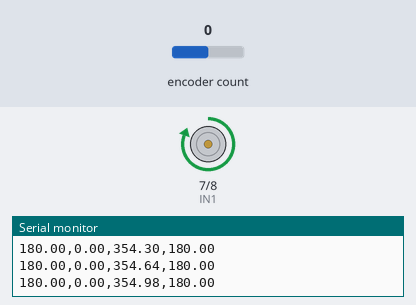
A sketch run on a simulated Arduino Uno, built with avr-gcc and run on an emulated ATmega328P. On the bench: motor-driver pin pairs drawn as motors (green arrow = first pin HIGH = forward, orange = second pin HIGH = backward, longer = more drive, scaled by the enable pin), the last lines printed to the serial monitor. Inputs (shaded band) come from the test bench; at power-on: encoder count 0.

Above: at 1.2 s.
1.3 s: encoder count set to 4
At 2.5 s:
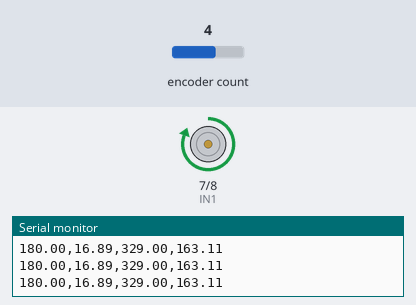
2.8 s: encoder count set to 5
At 3.1 s:
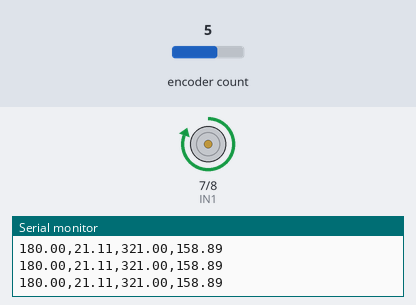
Timing chart, 0 to 5.8 s (numbered marks = the images above; inputs shaded):
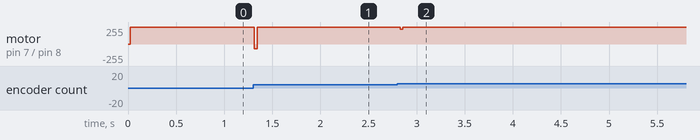

Measured:
- after the input at 1.3 s, motor on pin 7 (IN1) / pin 8 (IN2): forward 255/255 → backward 74/255 at once, → forward 255/255 0.03 s later
- after the input at 2.8 s, motor on pin 7 (IN1) / pin 8 (IN2): forward 255/255 → forward 221/255 at once, → forward 255/255 0.03 s later

The sketch:

pid_position_control.ino
```cpp
// ══════════════════════════════════════════════════════
//  PID Position Controller — Fase 4a
//  Gonzalo Gallego Gomez — EEBE UPC
//  Controla la posición angular de un motor DC con
//  encoder usando un controlador PID en bucle cerrado
// ══════════════════════════════════════════════════════

// ── LIBRERÍAS ──────────────────────────────────────────
#include <Encoder.h>

// ── PINES ──────────────────────────────────────────────
#define ENCODER_A 2
#define ENCODER_B 3
#define ENA       5
#define IN1       7
#define IN2       8

// ── OBJETO ENCODER ─────────────────────────────────────
Encoder motorEncoder(ENCODER_A, ENCODER_B);

// ── PARÁMETROS DEL MOTOR ───────────────────────────────
const float PULSOS_POR_VUELTA = 341.0;  // JGA25-370

// ── SETPOINT DE POSICIÓN ───────────────────────────────
// Posición objetivo en grados
// Puedes cambiar este valor para probar distintos ángulos
float setpointGrados = 180.0;  // queremos girar 180°

// Convertimos grados a pulsos para comparar con el encoder
// El PID trabaja en pulsos internamente — más preciso
float setpointPulsos = (setpointGrados / 360.0) * PULSOS_POR_VUELTA;

// ── PARÁMETROS PID ─────────────────────────────────────
// Para posición los valores son distintos que para velocidad
// El sistema es diferente — ajustar con el hardware real
float Kp = 2.0;
float Ki = 0.1;
float Kd = 0.5;   // Kd más alto que en velocidad para frenar
                   // antes de llegar al setpoint y no pasarse

// ── VARIABLES DEL CONTROLADOR PID ──────────────────────
float error         = 0;
float errorAnterior = 0;
float integrador    = 0;
float salidaPID     = 0;

// ── VARIABLES DE TIEMPO ────────────────────────────────
unsigned long tiempoAnterior = 0;
const int INTERVALO_MS = 20;  // 20ms para posición
                               // más rápido que velocidad
                               // necesitamos más precisión

// ── ZONA MUERTA ────────────────────────────────────────
// Si el error es menor que esto consideramos que hemos
// llegado al destino y paramos el motor
// Evita que el motor vibre alrededor del setpoint
const float ZONA_MUERTA_PULSOS = 2.0;  // ±2 pulsos ≈ ±2°

// ── VELOCIDAD MÍNIMA ───────────────────────────────────
// PWM mínimo para que el motor pueda moverse
// Por debajo de este valor el motor no tiene suficiente
// par para vencer la fricción estática
const int PWM_MINIMO = 50;

// ── SETUP ──────────────────────────────────────────────
void setup() {
  pinMode(ENA, OUTPUT);
  pinMode(IN1, OUTPUT);
  pinMode(IN2, OUTPUT);

  // Arrancamos con el motor parado
  analogWrite(ENA, 0);
  digitalWrite(IN1, LOW);
  digitalWrite(IN2, LOW);

  // Reseteamos el encoder a 0 — posición inicial
  motorEncoder.write(0);

  Serial.begin(9600);
  Serial.println("setpoint_grados,posicion_grados,salida_pid,error_grados");
}

// ── FUNCIONES DE DIRECCIÓN ─────────────────────────────
void adelante(int velocidad) {
  digitalWrite(IN1, HIGH);
  digitalWrite(IN2, LOW);
  analogWrite(ENA, velocidad);
}

void atras(int velocidad) {
  digitalWrite(IN1, LOW);
  digitalWrite(IN2, HIGH);
  analogWrite(ENA, velocidad);
}

void parar() {
  digitalWrite(IN1, LOW);
  digitalWrite(IN2, LOW);
  analogWrite(ENA, 0);
}

// ── LOOP ───────────────────────────────────────────────
void loop() {

  unsigned long tiempoActual = millis();

  if (tiempoActual - tiempoAnterior >= INTERVALO_MS) {

    // ── 1. LEER POSICIÓN ACTUAL ─────────────────────────
    // En posición leemos pulsos acumulados directamente
    // No calculamos RPM — nos interesa dónde está, no
    // cómo de rápido va
    float pulsosActuales = (float)motorEncoder.read();

    // Convertimos pulsos a grados para el Serial Monitor
    float gradosActuales = (pulsosActuales / PULSOS_POR_VUELTA) * 360.0;

    // ── 2. CALCULAR ERROR ───────────────────────────────
    // Error en pulsos: diferencia entre donde queremos
    // estar y donde estamos
    error = setpointPulsos - pulsosActuales;

    // ── 3. ZONA MUERTA ──────────────────────────────────
    // Si estamos suficientemente cerca del objetivo
    // paramos el motor y salimos del cálculo PID
    if (abs(error) <= ZONA_MUERTA_PULSOS) {
      parar();

      // Seguimos enviando datos para ver que estamos estables
      Serial.print(setpointGrados);  Serial.print(",");
      Serial.print(gradosActuales);  Serial.print(",");
      Serial.print(0);               Serial.print(",");
      Serial.println((error / PULSOS_POR_VUELTA) * 360.0);
      return;  // saltamos el resto del loop
               // return dentro de loop() pasa a la siguiente
               // iteración, no termina el programa
    }

    // ── 4. TÉRMINO PROPORCIONAL ─────────────────────────
    float termP = Kp * error;

    // ── 5. TÉRMINO INTEGRAL ─────────────────────────────
    integrador += error * (INTERVALO_MS / 1000.0);
    integrador = constrain(integrador, -200, 200);  // anti-windup
    float termI = Ki * integrador;

    // ── 6. TÉRMINO DERIVATIVO ───────────────────────────
    // En posición el término D es crucial — frena el motor
    // antes de llegar al destino para no pasarse
    float derivada = (error - errorAnterior) / (INTERVALO_MS / 1000.0);
    float termD = Kd * derivada;

    // ── 7. SUMA PID ─────────────────────────────────────
    salidaPID = termP + termI + termD;

    // ── 8. APLICAR DIRECCIÓN Y VELOCIDAD ───────────────
    // A diferencia del control de velocidad, aquí el signo
    // de salidaPID nos dice la dirección de movimiento
    // Positivo → hay que ir adelante
    // Negativo → hay que ir atrás
    int pwm = (int)constrain(abs(salidaPID), 0, 255);

    // Aplicamos velocidad mínima para vencer la fricción
    if (pwm > 0 && pwm < PWM_MINIMO) {
      pwm = PWM_MINIMO;
    }

    if (salidaPID > 0) {
      adelante(pwm);
    } else {
      atras(pwm);
    }

    // ── 9. ENVIAR DATOS AL PC ───────────────────────────
    float errorGrados = (error / PULSOS_POR_VUELTA) * 360.0;

    Serial.print(setpointGrados);  Serial.print(",");
    Serial.print(gradosActuales);  Serial.print(",");
    Serial.print(salidaPID);       Serial.print(",");
    Serial.println(errorGrados);

    // ── 10. GUARDAR VALORES ─────────────────────────────
    errorAnterior = error;
    tiempoAnterior = tiempoActual;
  }
}
```
